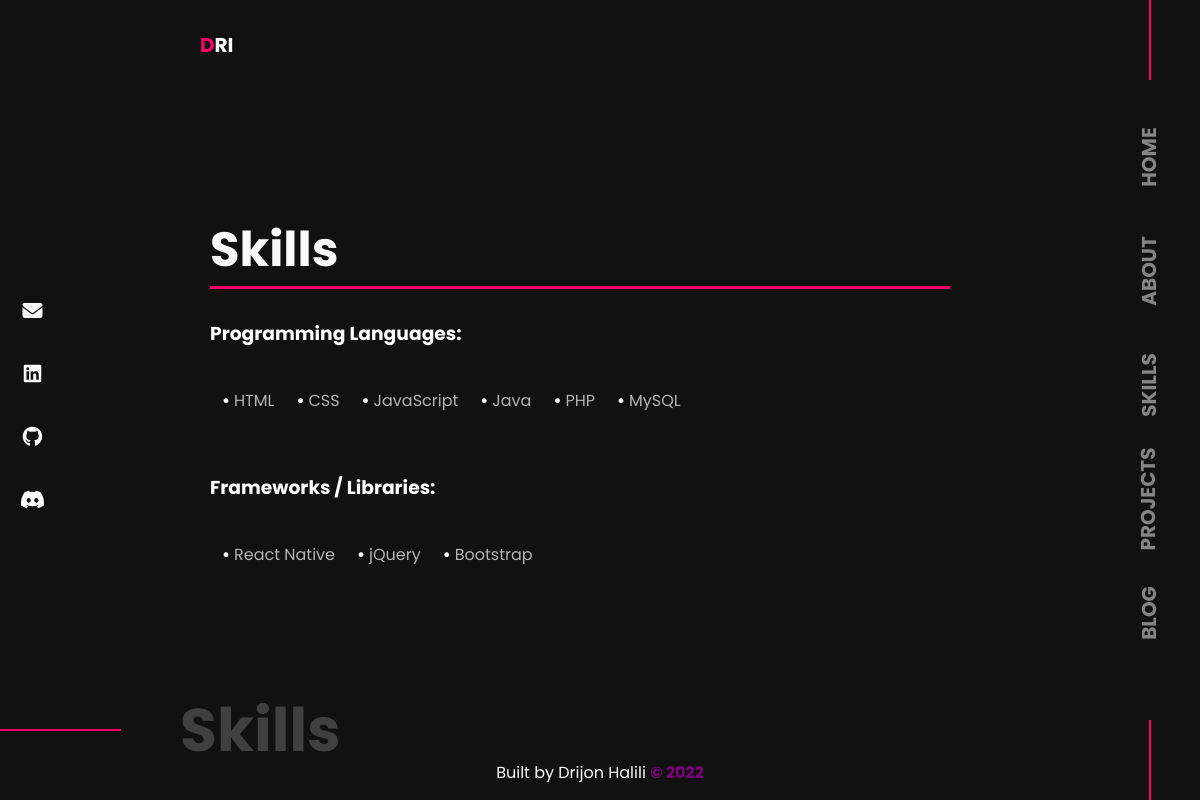
The page /skills.php on the database its author committed.
### tables this page shows
CREATE TABLE `skills` (
  `id` int(5) NOT NULL,
  `name` varchar(255) NOT NULL,
  `type` varchar(255) NOT NULL
);

### skills.php (the view, shortened to what this page needs)
<html lang="en">
<head>
</head>
<body>
    <?php require 'navHeadSocial.php' ?>
    <?php
    include_once('admin/config.php');
    $sql = "SELECT name FROM skills WHERE type='language'";
    $getSkills = $conn->prepare($sql);
    $getSkills->execute();
    $skills = $getSkills->fetchAll();
    include_once('admin/config.php');
    $sql1 = "SELECT name FROM skills WHERE type='framework'";
    $getFramework = $conn->prepare($sql1);
    $getFramework->execute();
    $frameworks = $getFramework->fetchAll();
    ?>
    <div class="wrapper">
        <div class="contentContainer">
            <h1 class="pageTitle">Skills</h1>
            <div class="programmingLanguages">
                <h3>Programming Languages:</h3>
                <div class="plContainer">
                    <?php
                    foreach ($skills as $skill) {
                    ?>
                        <p><?= $skill['name'] ?></p>
                    <?php } ?>
                </div>
            </div>
            <div class="frameworks">
                <h3>Frameworks / Libraries:</h3>
                <div class="fContainer">
                    <?php
                    foreach ($frameworks as $framework) {
                    ?>
                        <p><?= $framework['name'] ?></p>
                    <?php } ?>
                </div>
            </div>
        </div>
    </div>
    <div class="pageTitleContainer">
        <h1>Skills</h1>
    </div>
    <?php require 'footer.php' ?>
</body>
</html>

### css/style.css (style rules this page uses)
* { margin: 0; padding: 0; box-sizing: border-box; user-select: none; }
:root { --bgCol: #111111; --linesColor: #fa016a; --font: 'Poppins'; --mainTextC: #FAFAFA; --secondTextC: #858585; --thirdTextC: #B4B4B4; }
body { background-color: var(--bgCol); }
.wrapper { width: 100%; height: 80%; display: flex; align-items: center; }
.contentContainer { padding-left: 200px; font-family: var(--font); width: 80%; }
.contentContainer * { margin: 20 10px; }
.contentContainer h1 { font-size: 48px; color: var(--mainTextC); }
.contentContainer p { width: 50%; font-weight: 400; color: var(--thirdTextC); padding: 0 0 10 0; }
.pageTitle { border-bottom: 3px solid var(--linesColor); }
.pageTitleContainer { display: flex; align-items: center; }
.pageTitleContainer::before { content: ''; background-color: var(--linesColor); position: absolute; height: 30%; width: 2px; transform: rotate(90deg); }
.pageTitleContainer h1 { font-family: var(--font); color: var(--mainTextC); position: absolute; left: 180px; font-size: 60; opacity: .2; }
.programmingLanguages, .frameworks { margin: 30 0; }
.programmingLanguages h3, .frameworks h3 { color: white; }
.plContainer, .fContainer { display: flex; flex-direction: row; flex-wrap: wrap; }
.plContainer>p::before, .fContainer>p::before { content: "\2022"; color: white; font-weight: bold; display: inline-block; width: 10px; margin: 0 2; }
.plContainer>p, .fContainer>p { width: max-content; }

### rows shown on the page
skills: name "HTML"
skills: name "CSS"
skills: name "JavaScript"
skills: name "Java"
skills: name "PHP"
skills: name "MySQL"
skills: name "React Native"
skills: name "jQuery"
skills: name "Bootstrap"
